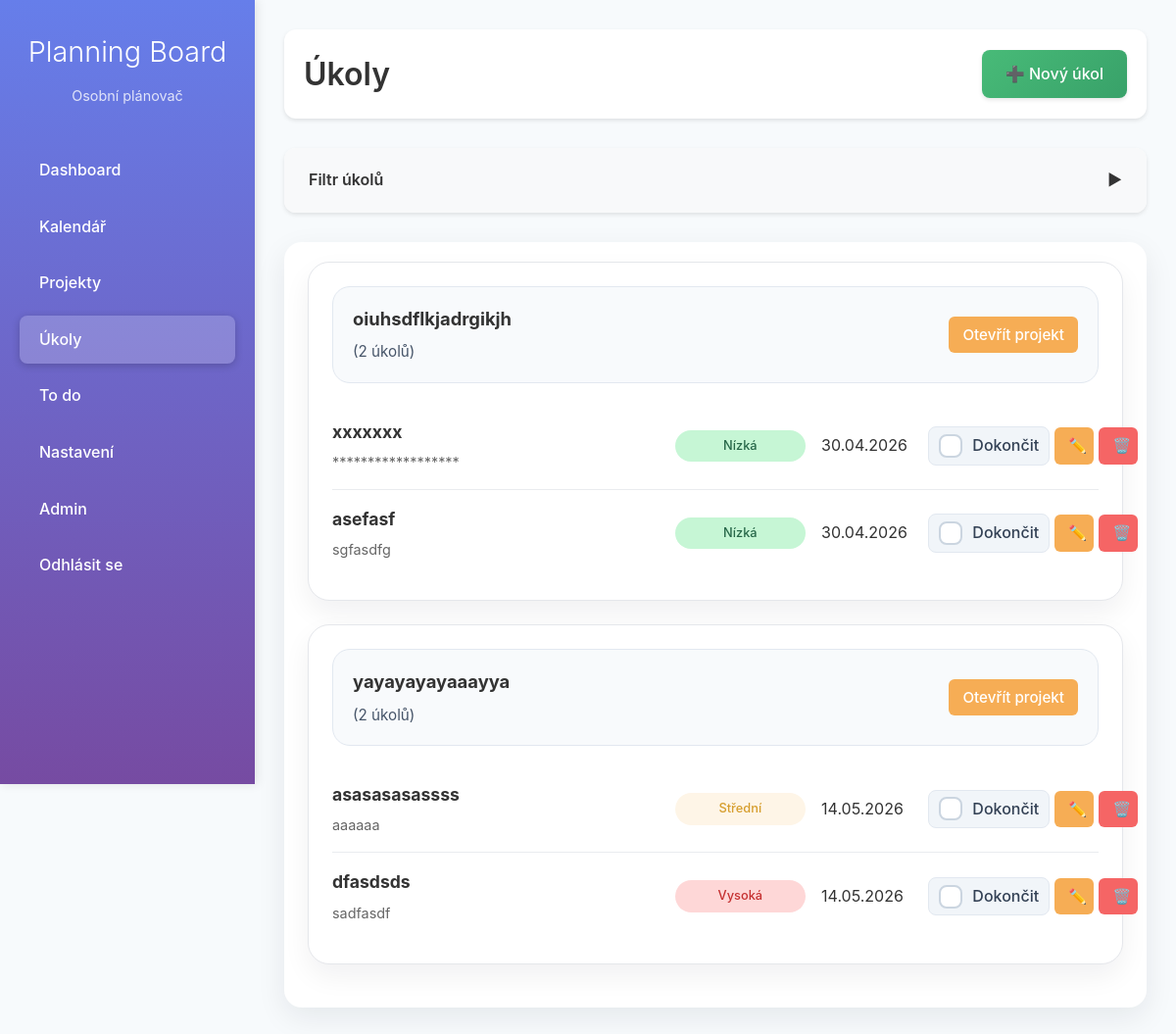
Page /tasks/tasks/ (signed in) on the committed database.
### tasks/models.py (models this page shows, shortened)
class Project(models.Model):
    user = models.ForeignKey(User, on_delete=models.CASCADE)
    title = models.CharField(max_length=200)
    description = models.TextField(blank=True)
    start_date = models.DateField()
    end_date = models.DateField()
    calendar = models.ForeignKey(Calendar, on_delete=models.CASCADE)
    completed = models.BooleanField(default=False)

class Task(models.Model):
    PRIORITY_HIGH = 1
    PRIORITY_MEDIUM = 2
    PRIORITY_LOW = 3
    PRIORITY_CHOICES = [
        (PRIORITY_HIGH, "Vysoká"),
        (PRIORITY_MEDIUM, "Střední"),
        (PRIORITY_LOW, "Nízká"),
    ]
    project = models.ForeignKey(Project, on_delete=models.CASCADE, related_name="tasks")
    user = models.ForeignKey(User, on_delete=models.CASCADE)
    title = models.CharField(max_length=255)
    description = models.TextField(blank=True)
    date = models.DateField()
    start_time = models.TimeField(null=True, blank=True)
    end_time = models.TimeField(null=True, blank=True)
    priority = models.IntegerField(choices=PRIORITY_CHOICES, default=PRIORITY_MEDIUM)
    tags = models.ManyToManyField(Tag, blank=True)
    completed = models.BooleanField(default=False)
    created_at = models.DateTimeField(auto_now_add=True)
    @property
    def priority_css(self):
        return {
            self.PRIORITY_HIGH: "high",
            self.PRIORITY_MEDIUM: "medium",
            self.PRIORITY_LOW: "low",
        }.get(self.priority, "medium")

### tasks/views.py (the view)
# urls.py: path("tasks/", views.task_list, name="task_list"),
@login_required
def task_list(request):
    user = request.user
    projects = Project.objects.filter(user=user).order_by('title')
    selected_projects = request.GET.getlist('projects')
    filter_submitted = request.GET.get('filter_submitted')
    selected_project_ids = [int(pid) for pid in selected_projects if pid.isdigit()]
    tasks = Task.objects.filter(user=user)
    if filter_submitted is not None and selected_project_ids:
        tasks = tasks.filter(project_id__in=selected_project_ids)
    tasks = tasks.order_by('project__title', 'date', 'start_time')
    grouped_tasks = []
    for project in projects:
        if selected_project_ids and project.id not in selected_project_ids:
            continue
        project_tasks = tasks.filter(project=project)
        if project_tasks.exists():
            grouped_tasks.append((project, project_tasks))
    context = {
        'grouped_tasks': grouped_tasks,
        'tasks': tasks,
        'projects': projects,
        'selected_project_ids': selected_project_ids,
        'filter_submitted': filter_submitted,
    }
    return render(request, "tasks/task_list.html", context)

### tasks/templates/tasks/task_list.html (shortened to what this page needs)
{% extends "base.html" %}
{% block content %}
<div class="tasks-header">
    <h1>Úkoly</h1>
    <a href="{% url 'tasks:create_task' %}" class="create-btn">➕ Nový úkol</a>
</div>
<details class="filters-section">
    <summary class="filter-summary">Filtr úkolů</summary>
</details>
<div class="tasks-container">
    {% if grouped_tasks %}
        {% for project, project_tasks in grouped_tasks %}
            <div class="project-group">
                <div class="project-group-header{% if project.completed %} completed{% endif %}">
                    <div>
                        <span class="project-group-title">{{ project.title }}</span>
                        <span class="project-group-meta">({{ project_tasks.count }} úkolů)</span>
                    </div>
                    <div class="project-group-actions">
                        <a href="{% url 'tasks:project_detail' project.pk %}" class="btn-small btn-edit">Otevřít projekt</a>
                    </div>
                </div>
                {% for task in project_tasks %}
                        <div class="task-item{% if task.completed %} completed{% endif %}">
                            <div class="task-info">
                                <h3><a href="{% url 'tasks:task_detail' task.pk %}" style="color: inherit; text-decoration: none;">{{ task.title }}</a></h3>
                                <p>
                                    {% if task.description %}{{ task.description|truncatechars:80 }}{% endif %}
                                </p>
                            </div>
                            <div class="task-priority priority-{{ task.priority_css }}">
                                {{ task.get_priority_display }}
                            </div>
                            <div>
                                {{ task.date|date:"d.m.Y" }}
                            </div>
                            <div class="task-actions">
                                <label class="task-checkbox-label">
                                    <span class="custom-task-checkbox"></span>
                                    <span class="task-checkbox-text">{% if task.completed %}Dokončeno{% else %}Dokončit{% endif %}</span>
                                </label>
                                <a href="{% url 'tasks:edit_task' task.pk %}" class="btn-small btn-edit" title="Upravit">✏️</a>
                                <a href="{% url 'tasks:delete_task' task.pk %}" class="btn-small btn-delete" title="Smazat">🗑️</a>
                            </div>
                        </div>
                    {% endfor %}
                </div>
            {% endfor %}
        {% elif tasks %}
            <div class="empty-state">
                <h2>Žádné úkoly pro vybrané projekty</h2>
                <p>Vyberte jiné projekty nebo zrušte filtr, aby se zobrazily všechny úkoly.</p>
                <a href="{% url 'tasks:task_list' %}" class="create-btn">Zrušit filtr</a>
            </div>
        {% else %}
            <div class="empty-state">
                <h2>Žádné úkoly</h2>
                <p>Začněte vytvářením svého prvního úkolu!</p>
                <a href="{% url 'tasks:create_task' %}" class="create-btn">Vytvořit první úkol</a>
            </div>
        {% endif %}
</div>
{% endblock %}

### templates/base.html (shortened to what this page needs)
<!DOCTYPE html>
<html lang="cs">
<head>
    {% load static %}
    <link rel="stylesheet" href="{% static 'tasks/style.css' %}">
</head>
<body>
    <div class="sidebar">
        <div class="logo">Planning Board</div>
        <div class="subtitle">Osobní plánovač</div>
        <nav>
            <a href="{% url 'tasks:dashboard' %}" class="{% if request.resolver_match.url_name == 'dashboard' %}active{% endif %}">Dashboard</a>
            <a href="{% url 'tasks:calendar_view' %}" class="{% if request.resolver_match.url_name == 'calendar_view' %}active{% endif %}">Kalendář</a>
            <a href="{% url 'tasks:project_list' %}" class="{% if request.resolver_match.url_name == 'project_list' %}active{% endif %}">Projekty</a>
            <a href="{% url 'tasks:task_list' %}" class="{% if request.resolver_match.url_name == 'task_list' %}active{% endif %}">Úkoly</a>
            <a href="{% url 'tasks:todo_list' %}" class="{% if request.resolver_match.url_name == 'todo_list' %}active{% endif %}">To do</a>
            <a href="{% url 'tasks:user_settings' %}" class="{% if request.resolver_match.url_name == 'user_settings' %}active{% endif %}">Nastavení</a>
            <a href="{% url 'admin:index' %}">Admin</a>
            {% if request.user.is_authenticated %}
                <a href="{% url 'logout' %}">Odhlásit se</a>
            {% else %}
                <a href="{% url 'login' %}">Přihlásit se</a>
            {% endif %}
        </nav>
    </div>
    <div class="content">
        {% block content %}
        {% endblock %}
    </div>
</body>
</html>

### tasks/static/tasks/style.css (style rules this page uses)
body { margin: 0; font-family: Arial, sans-serif; }
.sidebar { width: 220px; background-color: #2c3e50; color: white; padding: 20px; }

### templates/base.html (style rules this page uses)
* { box-sizing: border-box; }
body { margin: 0; font-family: -apple-system, BlinkMacSystemFont, 'Segoe UI', Roboto, 'Helvetica Neue', Arial, sans-serif; background: #f7fafc; color: #333; line-height: 1.6; }
.sidebar { width: 260px; background: linear-gradient(180deg, #667eea 0%, #764ba2 100%); height: 100vh; padding: 30px 20px; border-right: none; box-shadow: 2px 0 10px rgba(0,0,0,0.1); position: fixed; left: 0; top: 0; z-index: 100; }
.sidebar .logo { color: white; font-size: 1.8em; font-weight: 300; margin-bottom: 10px; text-align: center; }
.sidebar .subtitle { color: rgba(255,255,255,0.8); font-size: 0.9em; text-align: center; margin-bottom: 40px; }
.sidebar nav { margin-top: 20px; }
.sidebar a { display: block; margin: 8px 0; padding: 12px 20px; text-decoration: none; color: white; border-radius: 8px; transition: all 0.2s; font-weight: 500; position: relative; }
.sidebar a.active { background: rgba(255,255,255,0.2); box-shadow: 0 2px 8px rgba(0,0,0,0.2); }
.content { margin-left: 260px; padding: 30px; min-height: 100vh; }

### rows in the picture
Project: title "oiuhsdflkjadrgikjh", count "2"
Task: title "xxxxxxx", description "******************", priority "Nízká", date "30.04.2026", completed "Dokončit"
Task: title "asefasf", description "sgfasdfg", priority "Nízká", date "30.04.2026", completed "Dokončit"
Project: title "yayayayayaaayya", count "2"
Task: title "asasasasassss", description "aaaaaa", priority "Střední", date "14.05.2026", completed "Dokončit"
Task: title "dfasdsds", description "sadfasdf", priority "Vysoká", date "14.05.2026", completed "Dokončit"
